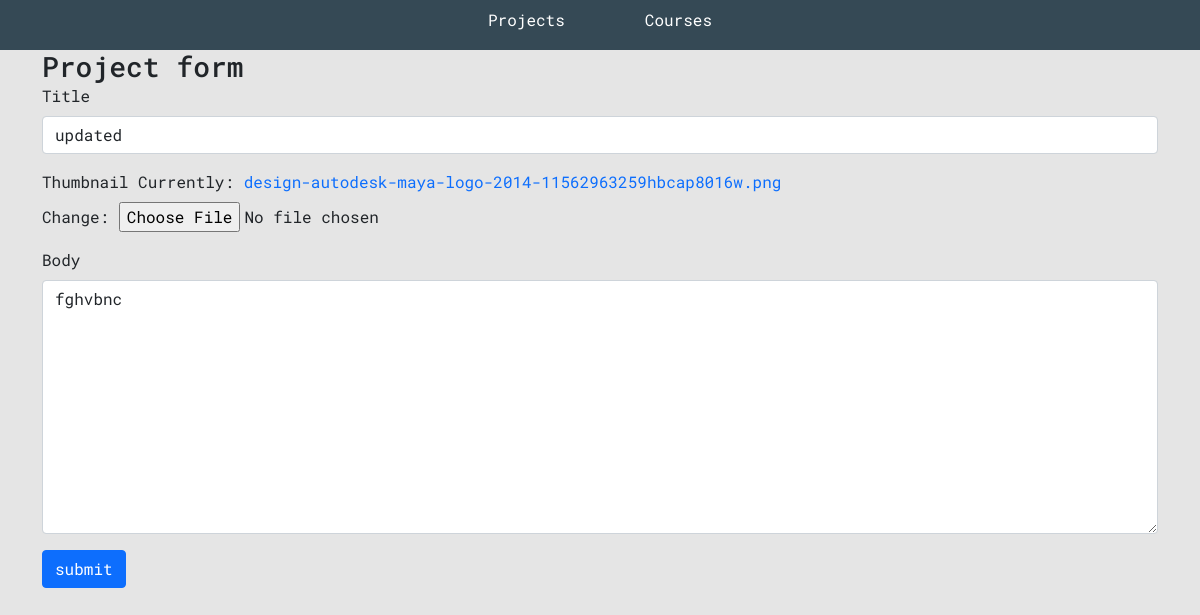
The page /edit-project/709cc1348dfd40088d47776e94f747b7/ on the database as committed earlier.
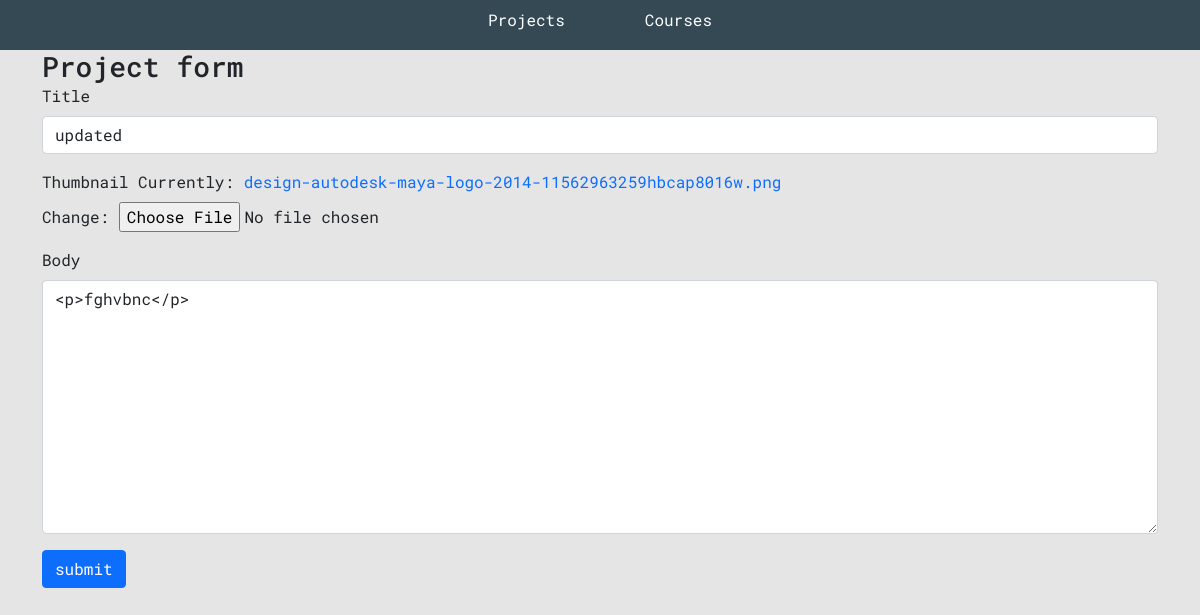
The same page on the database as committed later.
### base/models.py (models this page shows, shortened)
class Project(models.Model):
    title = models.CharField(max_length=200)
    thumbnail = models.ImageField(null=True)
    body = RichTextUploadingField()
    slug = models.SlugField(null=True, blank=True)
    created = models.DateTimeField(auto_now_add=True)
    id = models.UUIDField(default=uuid.uuid4, unique=True, primary_key=True, editable=False)

### base/views.py (the view)
# urls.py: path('edit-project/<str:pk>/', views.editProject, name="edit-project"),
def editProject(request, pk):
    project = Project.objects.get(id=pk)
    form = ProjectForm(instance=project)
    if request.method == 'POST':
        form = ProjectForm(request.POST, request.FILES, instance=project)
        if form.is_valid():
            form.save()
            return redirect('home')
    context = {'form': form}
    return render(request, 'base/project_form.html', context)

### base/forms.py
class ProjectForm(ModelForm):
    class Meta:
        model = Project
        fields = ['title', 'thumbnail', 'body']
    def __init__(self, *args, **kwargs):
        super(ProjectForm, self).__init__(*args, **kwargs)
        self.fields['title'].widget.attrs.update(
            {'class':'form-control'}
        )
        self.fields['body'].widget.attrs.update(
            {'class':'form-control'}
        )

### base/templates/base/project_form.html (shortened to what this page needs)
{% extends 'base/main.html' %}
{% load static %}
{% block content %}
<div class="container">
    <h3>Project form</h3>
    <form method="POST" enctype="multipart/form-data">
        {% for field in form %}
        <div class="mb-3">
            <label for="exampleInputPassword1" class="form-label" >{{field.label}}</label>
            {{field}}
        </div>
        {% endfor %}
        <input class="btn btn-primary" type="submit" value="submit" />
    </form>
</div>
{% endblock content %}

Rows that differ between the two databases and show on the page:
changed Project "updated": body "fghvbnc" → "<p>fghvbnc</p>"
